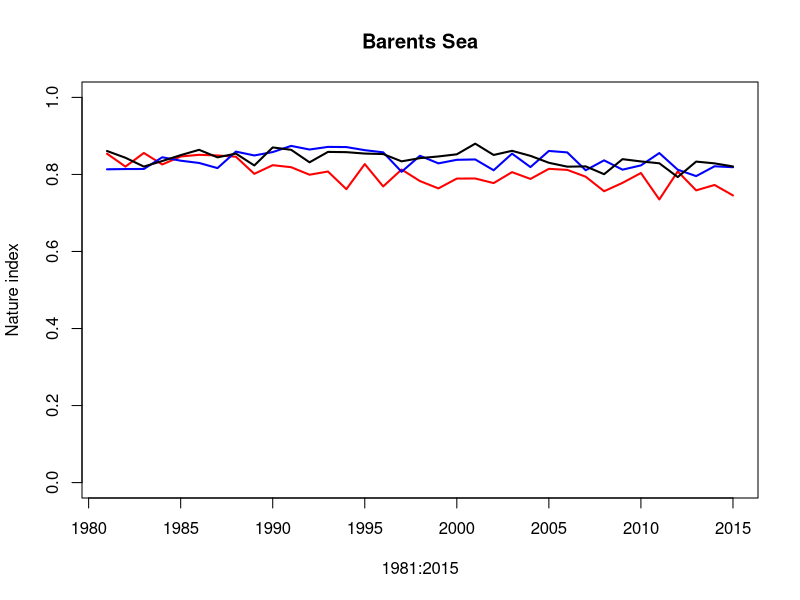
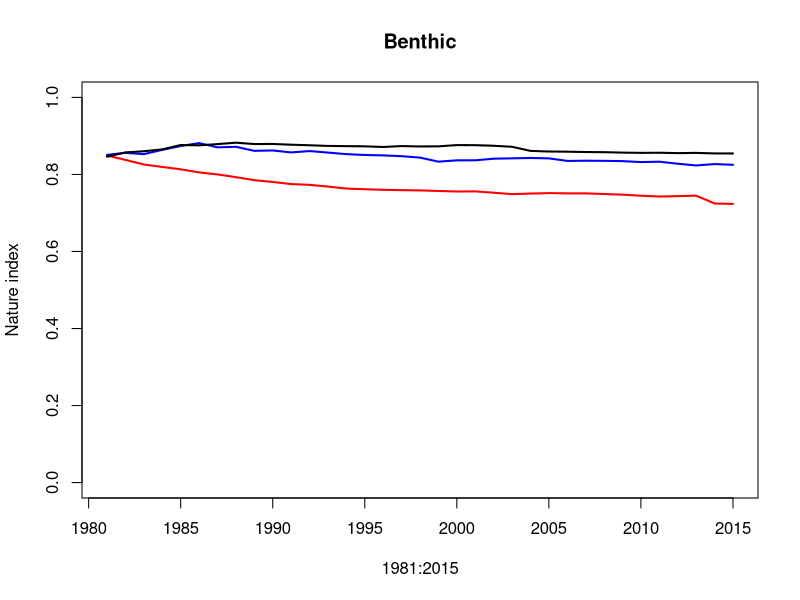
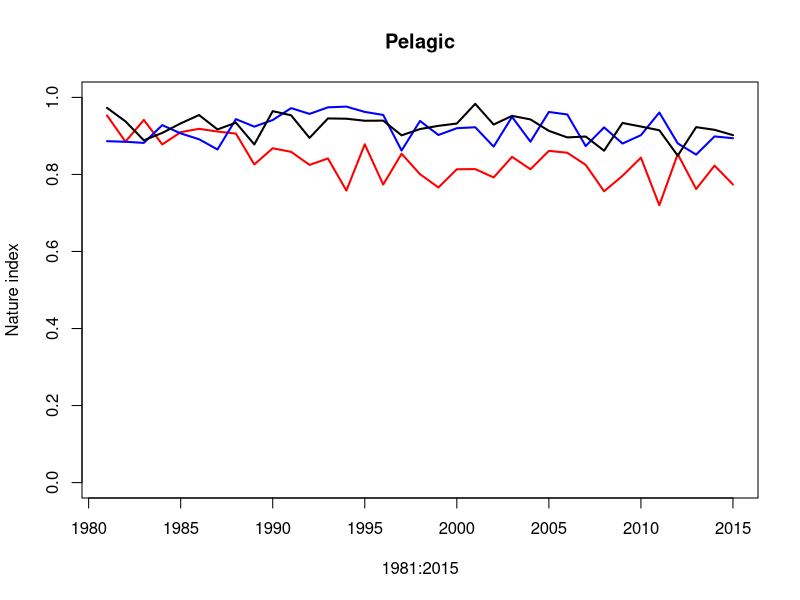

Write the R code that produced these figures, in order. (Note: this script raises an error after producing the figures.)
library(tidyverse)
# The script calculates the Nature Index from the output of model simulations of the Barents Sea.
# Barent Sea model ....
#
# Indicators: biomass
#
# Reference values are estimated from 

# Functions that scale indicator observations
# Used when there are uncertainties in the indicator observations or reference values.
# So far not used in the Barents Sea calculations.

scaleobs<-function(ValueID=1:2,FK_OmraadeID=rep(1,2),FK_IndicatorID=rep(1,2),FK_RefAarID=c(0,1),nsim=100,
                   bootmat=matrix(1,nrow = 2,ncol = nsim),ref.value.code=0,IndicatorID=1,FK_Scalingmodel=1){
  
  
  Reference.values <- FK_RefAarID == ref.value.code
  refmat <- 0*bootmat
  valuemat <- bootmat
  N.values <- length(ValueID)
  
  for (i in 1:N.values) {
    refmat[i,] <- bootmat[Reference.values & FK_OmraadeID == FK_OmraadeID[i],]
  }
  
  scaled.bootmat <- valuemat/refmat
  dimnames(scaled.bootmat)[[1]] <- ValueID
  
  model.mat <- matrix(1,nrow=N.values,ncol=nsim)
  FK_Scalingmodel <- as.character(FK_Scalingmodel)
  for (i in 1:N.values) {
    model.mat[i,] <- rep(FK_Scalingmodel[IndicatorID == FK_IndicatorID[i]],nsim)
  }
  scaled.bootmat[model.mat == 2] <- (-1)*scaled.bootmat[model.mat == 2] + 2
  scaled.bootmat[scaled.bootmat < 0] <- 0.0
  scaled.bootmat[scaled.bootmat > 1] <- 1.0
  if (!(is.matrix(scaled.bootmat))) {scaled.bootmat <- t(matrix(scaled.bootmat))}
  
  return(scaled.bootmat)
}

# Functions that calculate weights

calculate.fidelity.weights <- function(fidelity = NULL,
                                       functional.group = NULL, 
                                       presence = NULL) {
  
  # Function that calculates fidelity weights
  # functional.groups could be integer, character or factor
  
  fidelity.matrix <- matrix(rep(fidelity,1,each=dim(presence)[1]),ncol=dim(presence)[2])*presence
  fidelity.weight <- fidelity.matrix*0
  
  if (dim(fidelity.matrix)[1] > 1) {
    for (lev in unique(functional.group)) {
      fidelity.weight[,functional.group == lev] <- 
        fidelity.matrix[,functional.group == lev]/
        rowSums(as.matrix(fidelity.matrix[,functional.group == lev]))
    }
  }
  if (dim(fidelity.matrix)[1] == 1) {
    for (lev in unique(functional.group)) {
      fidelity.weight[,functional.group == lev] <- 
        fidelity.matrix[,functional.group == lev]/
        rowSums(t(as.matrix(fidelity.matrix[,functional.group == lev])))
    }
  }
  
  fidelity.weight[is.nan(fidelity.weight)] <- 0
  
  return(fidelity.weight)
}

#-------------

calculate.trophic.weights <- function(functional.group = NULL, 
                                      presence = NULL, 
                                      key.indicator.code = "key",
                                      code.for.absence = 0,
                                      weights.key.indicators = 0.5) {
  
  # Function that calculates trophic weights
  # functional.groups could be integer, character or factor
  
  count.func.group <- function(functional.group, 
                               key.indicator.code = "key",
                               code.for.absence = 0) {
    # Function that counts the number of functional groups other than key indicators
    # in a set of indicators
    
    return(length(unique(functional.group[!(functional.group %in% c(code.for.absence,
                                                                    key.indicator.code))])))
  }
  
  check.for.key.indicators <- function(functional.group,
                                       key.indicator.code = "key") {
    # Function that checks for key indicators among a set of indicators
    
    return(key.indicator.code %in% functional.group)
  }
  
  assign.trophic.weights <- function(functional.group,
                                     n.functional.group,
                                     key.indicators.present, 
                                     key.indicator.code = "key",
                                     code.for.absence = 0,
                                     w = 0.5) {
    # Function that assigns trophic weights to each indicator observed in a BSunit.
    
    # trophic weight for key indicators
    
    trophic.weight <- (functional.group*0) +
      (functional.group == key.indicator.code)*(w + (1-w)*(n.functional.group == 0))
    
    # trophic weight for nonkey indicators
    
    n.functional.group[n.functional.group == 0] <- 1
    trophic.weight <- trophic.weight +
      ((!(functional.group %in% c(code.for.absence,key.indicator.code)))*
         ((1-(w*key.indicators.present))/n.functional.group))
    return(trophic.weight)
  }
  
  if (is.character(functional.group)) {functional.group <- as.factor(functional.group)}
  
  if (is.factor(functional.group)) {
    key.indicator.code <- which(levels(functional.group) == key.indicator.code)
    if (length(key.indicator.code) == 0) {key.indicator.code <- length(levels(functional.group))+10}
    functional.group <- as.integer(functional.group)
    code.for.absence <- 0
  }
  
  functional.group.matrix <- matrix(rep(functional.group,1,each=dim(presence)[1]),
                                    ncol=dim(presence)[2])
  functional.group.matrix <- functional.group.matrix*presence + (!presence)*code.for.absence
  
  n.functional.group <- apply(functional.group.matrix,1,count.func.group,
                              key.indicator.code,code.for.absence)
  key.indicators.present <- apply(functional.group.matrix,1,check.for.key.indicators,
                                  key.indicator.code)
  
  return(apply(functional.group.matrix,2,assign.trophic.weights,
               n.functional.group,key.indicators.present,
               key.indicator.code,code.for.absence,w))
}

#-------------

calculate.BSunit.weights <- function(fidelity,
                                     functional.group, 
                                     presence, 
                                     key.indicator.code = "key",
                                     code.for.absence = 0,
                                     w = 0.5) {
  
  # Function that calculates BSunit.weights. 
  # BSunit.weights are the product of fidelity weights and trophic weights.
  # NI for BSunits is the weighted average of scaled indicator observations within the BSunit
  # using BSunit.weights as weights.
  # BSunit.weights should therefore sum to 1 within each BS-unit.
  
  fidelity.weights <- calculate.fidelity.weights(fidelity, 
                                                 functional.group, 
                                                 presence)
  trophic.weights <- calculate.trophic.weights(functional.group, 
                                               presence, 
                                               key.indicator.code, 
                                               code.for.absence, 
                                               w)
  return(fidelity.weights*trophic.weights)
}

#----------------

#Next two functions are not used in the Barents Sea calculations as there is 
#only one spatial unit in the analysis

#calculate.area.weights <- function(BSunit.area = NULL,
#                                   NIunits = NULL) {
#  
#  # Function that calculates area weights
#  
#  area.weights <- NIunits*0
#  for (i in 1:(dim(area.weights)[2])) {
#    tot.area <- sum(BSunit.area[NIunits[,i] == 1])
#    area.weights[,i] <- BSunit.area*NIunits[,i]/tot.area
#  }
#  return(area.weights)
#}
#
##----------------
#
#
#calculate.NI.weights <- function(BSunit.area = NULL,
#                                 NIunits = NULL,
#                                 fidelity = NULL,
#                                 functional.group = NULL, 
#                                 presence = NULL,
#                                 key.indicator.code = "key",
#                                 code.for.absence = 0,
#                                 w = 0.5) {
#  
#  # Function that calculates weights used in the calculation of the Nature Index for a set of NIunits
#  
#  BSunit.weights <- calculate.BSunit.weights(fidelity, functional.group, presence, key.indicator.code, 
#                                             code.for.absence,w)
#  area.weights <- calculate.area.weights(BSunit.area,NIunits)
#  
#  NI.weights <- vector("list",dim(NIunits)[2])
#  names(NI.weights) <- dimnames(NIunits)[[2]]
#  
#  for (i in 1:dim(NIunits)[2]) {
#    NI.weights[[i]] <- BSunit.weights*
#      matrix(rep(area.weights[,i],dim(BSunit.weights)[2]),ncol=dim(BSunit.weights)[2])
#    dimnames(NI.weights[[i]]) <- dimnames(presence)
#  }
#  
#  return(NI.weights)
#}

# FIRST CALCULATION. 
# REFERENCE VALUES CONSTANT, REFERENCE VALUES READ FROM "virgin_biomass_natureindex"

# Read input data
fmsy0_natureindex<- read.csv("nature_index/scenarios/fmsy0_natureindex.csv")
fmsy1_natureindex<- read.csv("nature_index/scenarios/fmsy1_natureindex.csv")
fmsy2_natureindex<- read.csv("nature_index/scenarios/fmsy2_natureindex.csv")
virgin_biomass_natureindex<- read.csv("nature_index/scenarios/virgin_biomass_natureindex.csv")
ni_indicators_noba<- read.csv("nature_index/scenarios/ni_indicators_noba.csv")

valuemat_fmsy0 <- as.matrix(fmsy0_natureindex[,4:38])
dimnames(valuemat_fmsy0)[[1]] <- fmsy0_natureindex[,2]
dimnames(valuemat_fmsy0)[[2]] <- 1981:2015

valuemat_fmsy1 <- as.matrix(fmsy1_natureindex[,4:38])
dimnames(valuemat_fmsy1)[[1]] <- fmsy1_natureindex[,2]
dimnames(valuemat_fmsy1)[[2]] <- 1981:2015

valuemat_fmsy2 <- as.matrix(fmsy2_natureindex[,4:38])
dimnames(valuemat_fmsy2)[[1]] <- fmsy2_natureindex[,2]
dimnames(valuemat_fmsy2)[[2]] <- 1981:2015

valuemat_virgin<- as.matrix(virgin_biomass_natureindex[,4]) #4=VB, 5=2100
dimnames(valuemat_virgin)[[1]]<- virgin_biomass_natureindex[,2]

# Read or calculate reference values


refmat <- matrix(rep(virgin_biomass_natureindex[,4],dim(valuemat_virgin)[2]), #also change here for 2100
                 nrow = dim(valuemat_virgin)[1], ncol=dim(valuemat_virgin)[2])

refmat<- as.vector(refmat)
# Scale indicators according to the LOW model
  
scaled.bootmat_fmsy0 <- valuemat_fmsy0/refmat
scaled.bootmat_fmsy0[scaled.bootmat_fmsy0 < 0] <- 0.0
scaled.bootmat_fmsy0[scaled.bootmat_fmsy0 > 1] <- 1.0

scaled.bootmat_fmsy1 <- valuemat_fmsy1/refmat
scaled.bootmat_fmsy1[scaled.bootmat_fmsy1 < 0] <- 0.0
scaled.bootmat_fmsy1[scaled.bootmat_fmsy1 > 1] <- 1.0

scaled.bootmat_fmsy2 <- valuemat_fmsy2/refmat
scaled.bootmat_fmsy2[scaled.bootmat_fmsy2 < 0] <- 0.0
scaled.bootmat_fmsy2[scaled.bootmat_fmsy2 > 1] <- 1.0

# CALCULATE WEIGHTS.

# Create input objects to the weight calculations

#The indicators fidelity to the Barents Sea, pelagic and bethic systems.



fidelity.pelagic <- ni_indicators_noba[,"fidelity_pelagic"] > 0
fidelity.benthic <- ni_indicators_noba[,"fidelity_benthic"] > 0


functional.group <- ni_indicators_noba[,"fk_func_groupID"]
fidelity.whole.ecosystem <- rep(1,length(functional.group))
#Option to reduce the number of functional groups. Lumps all top predators 
#into one group and all intermediate predators into one group

functional.group[functional.group == 9] <- 8
functional.group[functional.group == 2] <- 1

#Option to include key elements. If skipped, there are no key elements
#recognized in the calculation, instead the candidate key elements are treated just like the
#other indicators

functional.group[ni_indicators_noba[,"key_element"]] <- 10

key.indicator.code <- c(10) # Necessary input to weight calculation
code.for.absence <- c(0)
functional.group.benthic <- functional.group*fidelity.benthic
functional.group.pelagic <- functional.group*fidelity.pelagic

# ICunits corresponds to the matrix "presence" that appears in the functions for calculating weights.
# For the Barents Sea calculations, there is only one spatial unit where all indicators are present.
# So, in order to calculate weighgts correctly, using the above functions,
# ICunit should be an 1 x n.ind matrix containing the sequence 1:n.ind, while
# NIunits should be an 1 x 1 matrix of 1.

ICunits <- t(as.matrix(1:length(functional.group)))
dimnames(ICunits)[[1]] <- as.list("Barents Sea")
dimnames(ICunits)[[2]] <- ni_indicators_noba$indicator_name

NIunits <- as.matrix(1)
dimnames(NIunits)[[1]] <- as.list(dimnames(ICunits)[[1]])
dimnames(NIunits)[[2]] <- as.list("Barents Sea")

w = 0.50 # The total weight given to key indicators, when key indicators are present in the data.

Indicator.weights.whole.ecosystem <- calculate.BSunit.weights(fidelity.whole.ecosystem,
                         functional.group, 
                         (ICunits > 0), 
                         key.indicator.code,
                         code.for.absence,
                         w)

Indicator.weights.pelagic <- calculate.BSunit.weights(fidelity.pelagic,
                                              functional.group.pelagic, 
                                              (ICunits > 0), 
                                              key.indicator.code,
                                              code.for.absence,
                                              w)

Indicator.weights.benthic <- calculate.BSunit.weights(fidelity.benthic,
                                              functional.group.benthic, 
                                              (ICunits > 0), 
                                              key.indicator.code,
                                              code.for.absence,
                                              w)

# CALCULATE NATURE INDEX VALUES
# In the case of the Barents Sea simulations, NIs (vector of length n.time) is calculated as 
# the matrix product between Indicator,weights (1 x n.ind matrix) and 
# scaled.bootmat (n.ind x n.time matrix)


nature.index_fmsy0 <- Indicator.weights.whole.ecosystem %*% scaled.bootmat_fmsy0
nature.index_fmsy1 <- Indicator.weights.whole.ecosystem %*% scaled.bootmat_fmsy1
nature.index_fmsy2 <- Indicator.weights.whole.ecosystem %*% scaled.bootmat_fmsy2

as.data.frame(nature.index_fmsy0) %>% gather(year, score, 1:35) -> fmsy0
fmsy0$scenario<- "fmsy0"
#fmsy0<- fmsy0[c(TRUE,rep(FALSE,4)), ]

as.data.frame(nature.index_fmsy1) %>% gather(year, score, 1:35) -> fmsy1
fmsy1$scenario<- "fmsy1"
#fmsy1<- fmsy1[c(TRUE,rep(FALSE,4)), ]

as.data.frame(nature.index_fmsy2) %>% gather(year, score, 1:35) -> fmsy2
fmsy2$scenario<- "fmsy2"
#fmsy2<- fmsy2[c(TRUE,rep(FALSE,4)), ]

index3<- rbind(fmsy0, fmsy1, fmsy2)
index3$year<- as.integer(index3$year)

plot(1981:2015,nature.index_fmsy2,ylim = c(0,1),type="l",col="red",lwd=2,ylab="Nature index")
lines(1981:2015,nature.index_fmsy1,col="blue",lwd=2)
lines(1981:2015,nature.index_fmsy0,col="black",lwd=2)
title("Barents Sea")

a<- ggplot(index3, aes(year,score)) + 
  geom_line(aes(colour=scenario)) + 
  ylim(0.6,1)+ggtitle("Overall")+
  theme_bw()+
  ggplot2::theme(text = ggplot2::element_text(size=14),
                 axis.text.x = ggplot2::element_text(size=12))+
  xlab("")+
  ylab("Norway Nature Index Score")+ theme(legend.position="none")

nature.index_fmsy0.benthic <- Indicator.weights.benthic %*% scaled.bootmat_fmsy0
nature.index_fmsy1.benthic <- Indicator.weights.benthic %*% scaled.bootmat_fmsy1
nature.index_fmsy2.benthic <- Indicator.weights.benthic %*% scaled.bootmat_fmsy2

as.data.frame(nature.index_fmsy0.benthic) %>% gather(year, score, 1:35) -> fmsy0_benthic
fmsy0_benthic$scenario<- "fmsy0"
#fmsy0_benthic<- fmsy0_benthic[c(TRUE,rep(FALSE,4)), ]
as.data.frame(nature.index_fmsy1.benthic) %>% gather(year, score, 1:35) -> fmsy1_benthic
fmsy1_benthic$scenario<- "fmsy1"
#fmsy1_benthic<- fmsy1_benthic[c(TRUE,rep(FALSE,4)), ]
as.data.frame(nature.index_fmsy2.benthic) %>% gather(year, score, 1:35) -> fmsy2_benthic
fmsy2_benthic$scenario<- "fmsy2"
#fmsy2_benthic<- fmsy2_benthic[c(TRUE,rep(FALSE,4)), ]
benthic_nni<- rbind(fmsy0_benthic, fmsy1_benthic, fmsy2_benthic)
benthic_nni$year<- as.integer(benthic_nni$year)

plot(1981:2015,nature.index_fmsy2.benthic,ylim = c(0,1),type="l",col="red",lwd=2,ylab="Nature index")
lines(1981:2015,nature.index_fmsy1.benthic,col="blue",lwd=2)
lines(1981:2015,nature.index_fmsy0.benthic,col="black",lwd=2)
title("Benthic")

b<- ggplot(benthic_nni, aes(year,score)) +
  geom_line(aes(colour=scenario)) +
  ylim(0.6,1)+ggtitle("Benthic")+
  theme_bw()+
  ggplot2::theme(text = ggplot2::element_text(size=14),
                 axis.text.x = ggplot2::element_text(size=12))+
  xlab("Year")+
  ylab("")+ theme(legend.position="none")

nature.index_fmsy0.pelagic <- Indicator.weights.pelagic %*% scaled.bootmat_fmsy0
nature.index_fmsy1.pelagic <- Indicator.weights.pelagic %*% scaled.bootmat_fmsy1
nature.index_fmsy2.pelagic <- Indicator.weights.pelagic %*% scaled.bootmat_fmsy2

as.data.frame(nature.index_fmsy0.pelagic) %>% gather(year, score, 1:35) -> fmsy0_pelagic
fmsy0_pelagic$scenario<- "fmsy0"
#fmsy0_pelagic<- fmsy0_pelagic[c(TRUE,rep(FALSE,4)), ]

as.data.frame(nature.index_fmsy1.pelagic) %>% gather(year, score, 1:35) -> fmsy1_pelagic
fmsy1_pelagic$scenario<- "fmsy1"
#fmsy1_pelagic<- fmsy1_pelagic[c(TRUE,rep(FALSE,4)), ]

as.data.frame(nature.index_fmsy2.pelagic) %>% gather(year, score, 1:35) -> fmsy2_pelagic
fmsy2_pelagic$scenario<- "fmsy2"
#fmsy2_pelagic<- fmsy2_pelagic[c(TRUE,rep(FALSE,4)), ]

pelagic_nni<- rbind(fmsy0_pelagic, fmsy1_pelagic, fmsy2_pelagic)
pelagic_nni$year<- as.integer(pelagic_nni$year)

c<- ggplot(pelagic_nni, aes(year,score)) + 
  geom_line(aes(colour=scenario)) + ylim(0.6,1)+
  xlim(1981, 2015)+
  ggtitle("Pelagic")+
  theme_bw()+
  ggplot2::theme(text = ggplot2::element_text(size=14),
                 axis.text.x = ggplot2::element_text(size=12))+
  xlab("")+
  ylab("")+ theme(legend.position="none")+ theme(legend.position="none")

legend<- ggplot(pelagic_nni, aes(year,score)) + 
  geom_line(aes(colour=scenario)) + ylim(0.25,1)+
  xlim(1981, 2015)+
  ggtitle("Pelagic Norway Nature Index for the Barents Sea")+
  theme_bw()+
  ggplot2::theme(text = ggplot2::element_text(size=14),
                 axis.text.x = ggplot2::element_text(size=12))+
  xlab("Year")+
  ylab("Score")

plot(1981:2015,nature.index_fmsy2.pelagic,ylim = c(0,1),type="l",col="red",lwd=2,ylab="Nature index")
lines(1981:2015,nature.index_fmsy1.pelagic,col="blue",lwd=2)
lines(1981:2015,nature.index_fmsy0.pelagic,col="black",lwd=2)
title("Pelagic")

# 
prow<- plot_grid(a, b, c, labels = c("A", "B", "C"), align = "h", ncol=3)
legend<- get_legend(legend)
plot_grid(prow, legend, rel_widths = c(3, .3))

benthic_nni$type<- "benthic"
index3$type<- "overall"
pelagic_nni$type<- "pelagic"
nni<- rbind(index3, benthic_nni, pelagic_nni)
write.csv(nni, "nature_index/scenarios/nni_scores.csv")

write.csv(index3, "nature_index/ni_scores.csv", row.names=F)
write.csv(benthic_nni, "nature_index/ni_benthic.csv", row.names = F)
write.csv(pelagic_nni, "nature_index/ni_pelagic.csv", row.names = F)
